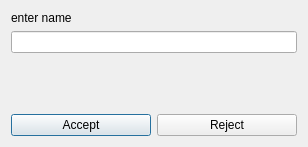
<?xml version="1.0" encoding="UTF-8"?>
<ui version="4.0">
 <class>Dialog</class>
 <widget class="QDialog" name="Dialog">
  <property name="geometry">
   <rect>
    <x>0</x>
    <y>0</y>
    <width>308</width>
    <height>147</height>
   </rect>
  </property>
  <property name="windowTitle">
   <string>Dialog</string>
  </property>
  <layout class="QVBoxLayout" name="verticalLayout_2">
   <item>
    <layout class="QVBoxLayout" name="verticalLayout">
     <item>
      <widget class="QLabel" name="label">
       <property name="text">
        <string>enter name</string>
       </property>
      </widget>
     </item>
     <item>
      <widget class="QLineEdit" name="txtName"/>
     </item>
     <item>
      <spacer name="verticalSpacer">
       <property name="orientation">
        <enum>Qt::Vertical</enum>
       </property>
       <property name="sizeHint" stdset="0">
        <size>
         <width>20</width>
         <height>40</height>
        </size>
       </property>
      </spacer>
     </item>
     <item>
      <layout class="QHBoxLayout" name="horizontalLayout">
       <item>
        <widget class="QPushButton" name="btnAccept">
         <property name="text">
          <string>Accept</string>
         </property>
        </widget>
       </item>
       <item>
        <widget class="QPushButton" name="btnReject">
         <property name="text">
          <string>Reject</string>
         </property>
        </widget>
       </item>
      </layout>
     </item>
    </layout>
   </item>
  </layout>
 </widget>
 <resources/>
 <connections>
  <connection>
   <sender>btnReject</sender>
   <signal>clicked()</signal>
   <receiver>Dialog</receiver>
   <slot>accept()</slot>
   <hints>
    <hint type="sourcelabel">
     <x>187</x>
     <y>123</y>
    </hint>
    <hint type="destinationlabel">
     <x>279</x>
     <y>116</y>
    </hint>
   </hints>
  </connection>
 </connections>
</ui>
